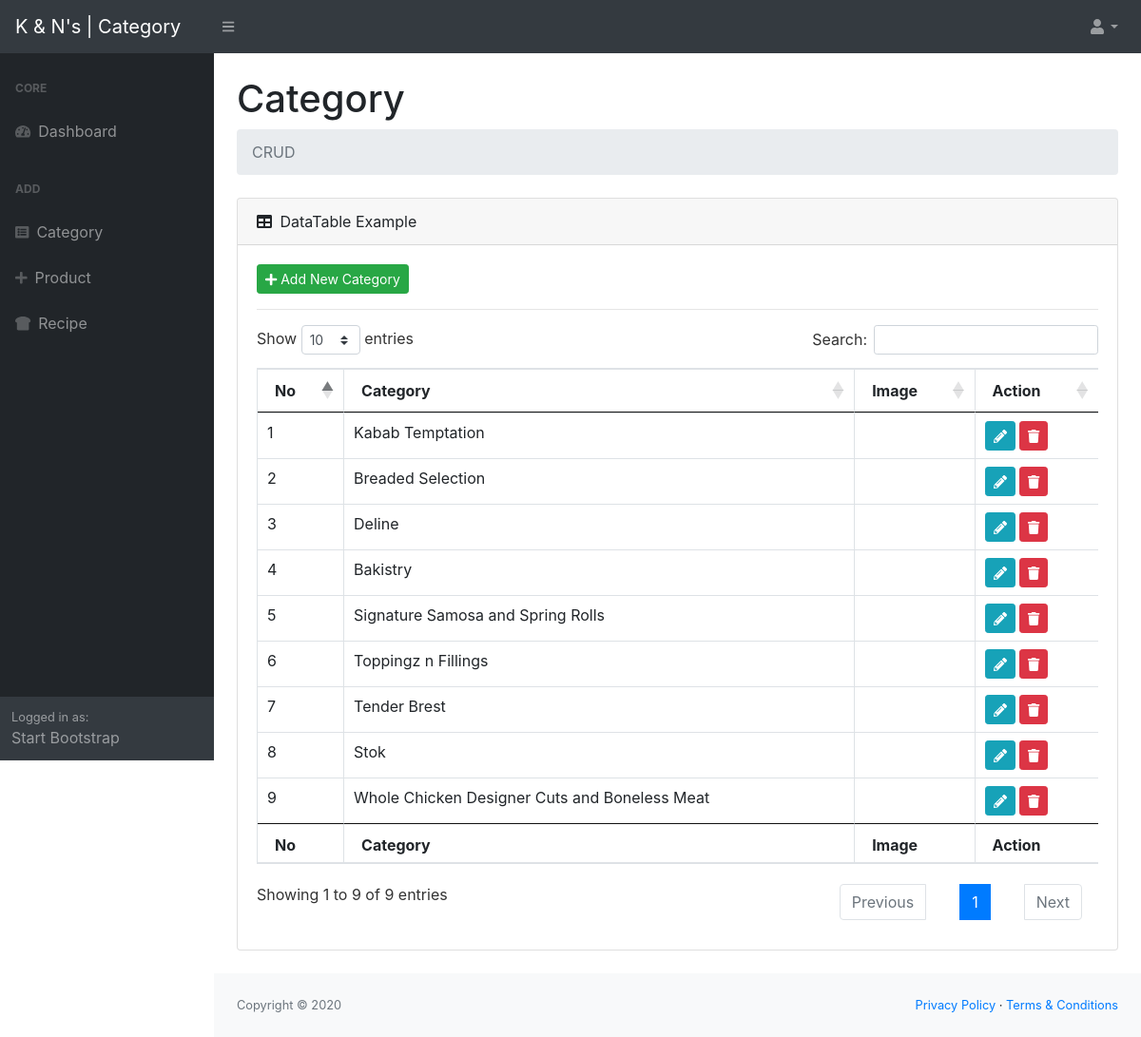
The app's page /index.php/category with its own data.
### tables this page shows
CREATE TABLE `category` (
  `category_id` int(11) NOT NULL,
  `category_name` varchar(100) DEFAULT NULL,
  `category_image` longtext DEFAULT NULL
);

### application/controllers/Category.php (called while the page is built, shortened)
<?php
class Category extends CI_Controller {
    function __construct(){
        $this->load->model('category_model','category_model');
        $this->load->library('session');
    }
    function index(){
        $data['category'] = $this->category_model->get_category();
        $this->load->view('category_list_view',$data);
    }
}

### index.php (called while the page is built, shortened)
<?php
require_once BASEPATH.'core/CodeIgniter.php';

### application/models/Category_model.php (called while the page is built, shortened)
<?php
class Category_model extends CI_Model{
    function get_category(){
        $this->db->select('category_id,category_name,category_image');
        $this->db->from('category');
        $query = $this->db->get();
        return $query;
    }
}

### application/views/category_list_view.php (the view, shortened to what this page needs)
<!DOCTYPE html>
<html>
<head>
    <link href="<?php echo base_url().'assets/css/bootstrap.css'?>" rel="stylesheet" type="text/css">
    <link href="<?php echo base_url().'assets/css/datatables.css'?>" rel="stylesheet" type="text/css">
    <link href="<?php echo base_url().'assets/css/styles.css'?>" rel="stylesheet" />
    <link href="https://cdn.datatables.net/1.10.20/css/dataTables.bootstrap4.min.css" rel="stylesheet" />
</head>
<body class="sb-nav-fixed">
<nav class="sb-topnav navbar navbar-expand navbar-dark bg-dark">
    <a class="navbar-brand" href="<?php echo site_url('category');?>">K &amp; N's | Category</a>
    <button class="btn btn-link btn-sm order-1 order-lg-0" id="sidebarToggle" href="#"><i class="fa fa-bars"></i></button>
    <ul class="navbar-nav ml-auto ml-md-0">
        <li class="nav-item dropdown">
            <a class="nav-link dropdown-toggle" id="userDropdown" href="#" role="button" data-toggle="dropdown" aria-haspopup="true" aria-expanded="false"><i class="fa fa-user fa-fw"></i></a>
        </li>
    </ul>
</nav>
<div id="layoutSidenav">
    <div id="layoutSidenav_nav">
        <nav class="sb-sidenav accordion sb-sidenav-dark" id="sidenavAccordion">
            <div class="sb-sidenav-menu">
                <div class="nav">
                    <div class="sb-sidenav-menu-heading">Core</div>
                    <a class="nav-link" href="<?php echo site_url('main');?>">
                        <div class="sb-nav-link-icon"><i class="fa fa-tachometer-alt"></i></div>
                        Dashboard
                    </a>
                    <div class="sb-sidenav-menu-heading">ADD</div>
                    <a class="nav-link" href="<?php echo site_url('category');?>">
                        <div class="sb-nav-link-icon"><i class="fa fa-list-alt" aria-hidden="true"></i></div>
                        Category
                    </a>
                    <a class="nav-link" href="<?php echo site_url('product');?>">
                        <div class="sb-nav-link-icon"><i class="fas fa-plus"></i></div>
                        Product
                    </a>
                    <a class="nav-link" href="<?php echo site_url('recipe');?>">
                        <div class="sb-nav-link-icon"><i class="fas fa-bread-slice"></i></i></div>
                        Recipe
                    </a>
                </div>
            </div>
            <div class="sb-sidenav-footer">
                <div class="small">Logged in as:</div>
                Start Bootstrap
            </div>
        </nav>
    </div>
    <div id="layoutSidenav_content">
        <main>
            <div class="container-fluid">
                <h1 class="mt-4">Category</h1>
                <ol class="breadcrumb mb-4">
                    <li class="breadcrumb-item active">CRUD</li>
                </ol>
                <div class="card mb-4">
                    <div class="card-header">
                        <i class="fa fa-table mr-1"></i>
                        DataTable Example
                    </div>
                    <div class="card-body">
                        <div class="table-responsive">
                            <a href="<?php echo site_url('category/add_new');?>" class="btn btn-success btn-sm"><i class="fa fa-plus"></i> Add New Category</a>
                            <hr/>
                            <table class="table table-bordered" id="dataTable" width="100%" cellspacing="0">
                                <thead>
                                <tr>
                                    <th>No</th>
                                    <th>Category</th>
                                    <th>Image</th>
                                    <th>Action</th>
                                </tr>
                                </thead>
                                <tfoot>
                                <tr>
                                    <th>No</th>
                                    <th>Category</th>
                                    <th>Image</th>
                                    <th>Action</th>
                                </tr>
                                </tfoot>
                                <tbody>
                                <?php
                                $no = 0;
                                foreach ($category->result() as $row):
                                    $no++;
                                    ?>
                                    <tr>
                                        <td><?php echo $no;?></td>
                                        <td><?php echo $row->category_name;?></td>
                                        <td><?php echo $row->category_image;?></td>
                                        <td>
                                            <a href="<?php echo site_url('category/get_edit/'.$row->category_id);?>" class="btn btn-sm btn-info"><i class="fas fa-pencil-alt" aria-hidden="true"></i></a>
                                            <a href="<?php echo site_url('category/delete/'.$row->category_id);?>" class="btn btn-sm btn-danger"><i class="fas fa-trash" aria-hidden="true"></i></a>
                                        </td>
                                    </tr>
                                <?php endforeach;?>
                                </tbody>
                            </table>
                        </div>
                    </div>
                </div>
            </div>
        </main>
        <footer class="py-4 bg-light mt-auto">
            <div class="container-fluid">
                <div class="d-flex align-items-center justify-content-between small">
                    <div class="text-muted">Copyright &copy; 2020</div>
                    <div>
                        <a href="#">Privacy Policy</a>
                        &middot;
                        <a href="#">Terms &amp; Conditions</a>
                    </div>
                </div>
            </div>
        </footer>
    </div>
</div>
</body>
</html>

### assets/css/datatables.css (style rules this page uses)
table.dataTable { width: 100%; margin: 0 auto; clear: both; border-collapse: separate; border-spacing: 0; }
table.dataTable thead th, table.dataTable tfoot th { font-weight: bold; }
table.dataTable thead th, table.dataTable thead td { padding: 10px 18px; border-bottom: 1px solid #111; }
table.dataTable tfoot th, table.dataTable tfoot td { padding: 10px 18px 6px 18px; border-top: 1px solid #111; }
table.dataTable thead .sorting, table.dataTable thead .sorting_asc, table.dataTable thead .sorting_desc, table.dataTable thead .sorting_asc_disabled, table.dataTable thead .sorting_desc_disabled { cursor: pointer; *cursor: hand; background-repeat: no-repeat; background-position: center right; }
table.dataTable thead .sorting { background-image: url("DataTables-1.10.18/images/sort_both.png"); }
table.dataTable thead .sorting_asc { background-image: url("DataTables-1.10.18/images/sort_asc.png"); }
table.dataTable tbody tr { background-color: #ffffff; }
table.dataTable tbody th, table.dataTable tbody td { padding: 8px 10px; }
table.dataTable, table.dataTable th, table.dataTable td { box-sizing: content-box; }

### records on screen
category: category_name "Kabab Temptation"
category: category_name "Breaded Selection"
category: category_name "Deline"
category: category_name "Bakistry"
category: category_name "Signature Samosa and Spring Rolls"
category: category_name "Toppingz n Fillings"
category: category_name "Tender Brest"
category: category_name "Stok"
category: category_name "Whole Chicken Designer Cuts and Boneless Meat"
